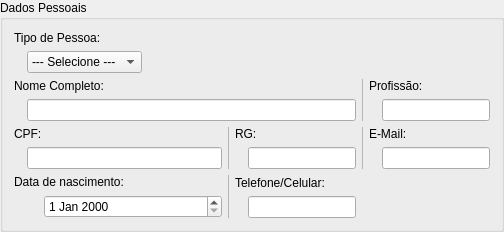
            <widget class="QGroupBox" name="gp_dados_pessoais">
             <property name="title">
              <string>Dados Pessoais</string>
             </property>
             <layout class="QGridLayout" name="gridLayout_3">
              <item row="2" column="0" colspan="2">
               <layout class="QVBoxLayout" name="verticalLayout_2">
                <item>
                 <widget class="QLabel" name="lb_title_full_name">
                  <property name="text">
                   <string>Nome Completo:</string>
                  </property>
                 </widget>
                </item>
                <item>
                 <layout class="QHBoxLayout" name="horizontalLayout_3">
                  <item>
                   <widget class="QLabel" name="lb_img_name">
                    <property name="maximumSize">
                     <size>
                      <width>24</width>
                      <height>24</height>
                     </size>
                    </property>
                    <property name="text">
                     <string/>
                    </property>
                    <property name="scaledContents">
                     <bool>true</bool>
                    </property>
                   </widget>
                  </item>
                  <item>
                   <widget class="QLineEdit" name="le_nome_completo">
                    <property name="toolTip">
                     <string>Nome completo</string>
                    </property>
                   </widget>
                  </item>
                 </layout>
                </item>
               </layout>
              </item>
              <item row="2" column="2">
               <layout class="QHBoxLayout" name="horizontalLayout_14">
                <item>
                 <widget class="QLabel" name="lb_separator">
                  <property name="maximumSize">
                   <size>
                    <width>1</width>
                    <height>200</height>
                   </size>
                  </property>
                  <property name="styleSheet">
                   <string notr="true">QLabel{
	background-color: rgb(181, 181, 181);
}</string>
                  </property>
                  <property name="text">
                   <string/>
                  </property>
                 </widget>
                </item>
                <item>
                 <layout class="QVBoxLayout" name="verticalLayout_12">
                  <item>
                   <widget class="QLabel" name="lb_title_job">
                    <property name="text">
                     <string>Profissão:</string>
                    </property>
                   </widget>
                  </item>
                  <item>
                   <layout class="QHBoxLayout" name="horizontalLayout_15">
                    <item>
                     <widget class="QLabel" name="lb_img_job">
                      <property name="maximumSize">
                       <size>
                        <width>24</width>
                        <height>24</height>
                       </size>
                      </property>
                      <property name="text">
                       <string/>
                      </property>
                      <property name="scaledContents">
                       <bool>true</bool>
                      </property>
                     </widget>
                    </item>
                    <item>
                     <widget class="QLineEdit" name="le_profissao">
                      <property name="toolTip">
                       <string>Profissão</string>
                      </property>
                     </widget>
                    </item>
                   </layout>
                  </item>
                 </layout>
                </item>
               </layout>
              </item>
              <item row="8" column="0">
               <layout class="QVBoxLayout" name="verticalLayout_10">
                <item>
                 <widget class="QLabel" name="lb_title_date_birth">
                  <property name="text">
                   <string>Data de nascimento:</string>
                  </property>
                 </widget>
                </item>
                <item>
                 <layout class="QHBoxLayout" name="horizontalLayout_9">
                  <item>
                   <widget class="QLabel" name="lb_img_date">
                    <property name="maximumSize">
                     <size>
                      <width>24</width>
                      <height>24</height>
                     </size>
                    </property>
                    <property name="text">
                     <string/>
                    </property>
                    <property name="scaledContents">
                     <bool>true</bool>
                    </property>
                   </widget>
                  </item>
                  <item>
                   <widget class="QDateEdit" name="de_data_nascimento">
                    <property name="toolTip">
                     <string>Data de nascimento</string>
                    </property>
                   </widget>
                  </item>
                 </layout>
                </item>
               </layout>
              </item>
              <item row="7" column="1">
               <layout class="QHBoxLayout" name="horizontalLayout_12">
                <item>
                 <widget class="QLabel" name="lb_separator_2">
                  <property name="maximumSize">
                   <size>
                    <width>1</width>
                    <height>200</height>
                   </size>
                  </property>
                  <property name="styleSheet">
                   <string notr="true">QLabel{
	background-color: rgb(181, 181, 181);
}</string>
                  </property>
                  <property name="text">
                   <string/>
                  </property>
                 </widget>
                </item>
                <item>
                 <layout class="QVBoxLayout" name="verticalLayout_4">
                  <item>
                   <widget class="QLabel" name="lb_title_rg_ie">
                    <property name="toolTip">
                     <string>Registro geral ou Inscrição estadual</string>
                    </property>
                    <property name="text">
                     <string>RG:</string>
                    </property>
                   </widget>
                  </item>
                  <item>
                   <layout class="QHBoxLayout" name="horizontalLayout_6">
                    <item>
                     <widget class="QLabel" name="lb_img_rg">
                      <property name="maximumSize">
                       <size>
                        <width>24</width>
                        <height>24</height>
                       </size>
                      </property>
                      <property name="text">
                       <string/>
                      </property>
                      <property name="scaledContents">
                       <bool>true</bool>
                      </property>
                     </widget>
                    </item>
                    <item>
                     <widget class="QLineEdit" name="le_rg">
                      <property name="toolTip">
                       <string>Registro Geral (RG) ou Inscrição Estadual (IE)</string>
                      </property>
                     </widget>
                    </item>
                   </layout>
                  </item>
                 </layout>
                </item>
               </layout>
              </item>
              <item row="7" column="2">
               <layout class="QHBoxLayout" name="horizontalLayout_13">
                <item>
                 <widget class="QLabel" name="lb_separator_3">
                  <property name="maximumSize">
                   <size>
                    <width>1</width>
                    <height>200</height>
                   </size>
                  </property>
                  <property name="styleSheet">
                   <string notr="true">QLabel{
	background-color: rgb(181, 181, 181);
}</string>
                  </property>
                  <property name="text">
                   <string/>
                  </property>
                 </widget>
                </item>
                <item>
                 <layout class="QVBoxLayout" name="verticalLayout_9">
                  <item>
                   <widget class="QLabel" name="lb_title_email">
                    <property name="text">
                     <string>E-Mail:</string>
                    </property>
                   </widget>
                  </item>
                  <item>
                   <layout class="QHBoxLayout" name="horizontalLayout_8">
                    <item>
                     <widget class="QLabel" name="lb_img_email">
                      <property name="maximumSize">
                       <size>
                        <width>24</width>
                        <height>24</height>
                       </size>
                      </property>
                      <property name="text">
                       <string/>
                      </property>
                      <property name="scaledContents">
                       <bool>true</bool>
                      </property>
                     </widget>
                    </item>
                    <item>
                     <widget class="QLineEdit" name="le_email">
                      <property name="toolTip">
                       <string>Endereço de E-Mail</string>
                      </property>
                     </widget>
                    </item>
                   </layout>
                  </item>
                 </layout>
                </item>
               </layout>
              </item>
              <item row="0" column="0">
               <layout class="QVBoxLayout" name="verticalLayout_6">
                <item>
                 <widget class="QLabel" name="lb_title_type_person">
                  <property name="text">
                   <string>Tipo de Pessoa:</string>
                  </property>
                 </widget>
                </item>
                <item>
                 <layout class="QHBoxLayout" name="horizontalLayout_4">
                  <item>
                   <widget class="QLabel" name="lb_img_type_person">
                    <property name="maximumSize">
                     <size>
                      <width>24</width>
                      <height>24</height>
                     </size>
                    </property>
                    <property name="text">
                     <string/>
                    </property>
                    <property name="scaledContents">
                     <bool>true</bool>
                    </property>
                   </widget>
                  </item>
                  <item>
                   <widget class="QComboBox" name="cb_tipo_pessoa">
                    <item>
                     <property name="text">
                      <string>--- Selecione ---</string>
                     </property>
                    </item>
                   </widget>
                  </item>
                  <item>
                   <spacer name="horizontalSpacer_6">
                    <property name="orientation">
                     <enum>Qt::Orientation::Horizontal</enum>
                    </property>
                    <property name="sizeType">
                     <enum>QSizePolicy::Policy::Fixed</enum>
                    </property>
                    <property name="sizeHint" stdset="0">
                     <size>
                      <width>80</width>
                      <height>20</height>
                     </size>
                    </property>
                   </spacer>
                  </item>
                 </layout>
                </item>
               </layout>
              </item>
              <item row="8" column="1">
               <layout class="QHBoxLayout" name="horizontalLayout_11">
                <item>
                 <widget class="QLabel" name="lb_separator_4">
                  <property name="maximumSize">
                   <size>
                    <width>1</width>
                    <height>200</height>
                   </size>
                  </property>
                  <property name="styleSheet">
                   <string notr="true">QLabel{
	background-color: rgb(181, 181, 181);
}</string>
                  </property>
                  <property name="text">
                   <string/>
                  </property>
                 </widget>
                </item>
                <item>
                 <layout class="QVBoxLayout" name="verticalLayout_11">
                  <item>
                   <widget class="QLabel" name="lb_title_phone">
                    <property name="text">
                     <string>Telefone/Celular:</string>
                    </property>
                   </widget>
                  </item>
                  <item>
                   <layout class="QHBoxLayout" name="horizontalLayout_10">
                    <item>
                     <widget class="QLabel" name="lb_img_phone">
                      <property name="maximumSize">
                       <size>
                        <width>24</width>
                        <height>24</height>
                       </size>
                      </property>
                      <property name="text">
                       <string/>
                      </property>
                      <property name="scaledContents">
                       <bool>true</bool>
                      </property>
                     </widget>
                    </item>
                    <item>
                     <widget class="QLineEdit" name="le_telefone">
                      <property name="toolTip">
                       <string>Telefone fixo ou Celular</string>
                      </property>
                      <property name="inputMask">
                       <string/>
                      </property>
                      <property name="text">
                       <string/>
                      </property>
                     </widget>
                    </item>
                   </layout>
                  </item>
                 </layout>
                </item>
               </layout>
              </item>
              <item row="7" column="0">
               <layout class="QVBoxLayout" name="verticalLayout_5">
                <item>
                 <layout class="QVBoxLayout" name="verticalLayout_3">
                  <item>
                   <widget class="QLabel" name="lb_title_cpf_cnpj">
                    <property name="text">
                     <string>CPF:</string>
                    </property>
                   </widget>
                  </item>
                  <item>
                   <layout class="QHBoxLayout" name="horizontalLayout_5">
                    <item>
                     <widget class="QLabel" name="lb_img_cpf">
                      <property name="maximumSize">
                       <size>
                        <width>24</width>
                        <height>24</height>
                       </size>
                      </property>
                      <property name="text">
                       <string/>
                      </property>
                      <property name="scaledContents">
                       <bool>true</bool>
                      </property>
                     </widget>
                    </item>
                    <item>
                     <widget class="QLineEdit" name="le_cpf">
                      <property name="toolTip">
                       <string>Cadastro de Pessoa Física (CPF)</string>
                      </property>
                      <property name="inputMask">
                       <string/>
                      </property>
                     </widget>
                    </item>
                   </layout>
                  </item>
                 </layout>
                </item>
               </layout>
              </item>
             </layout>
            </widget>
